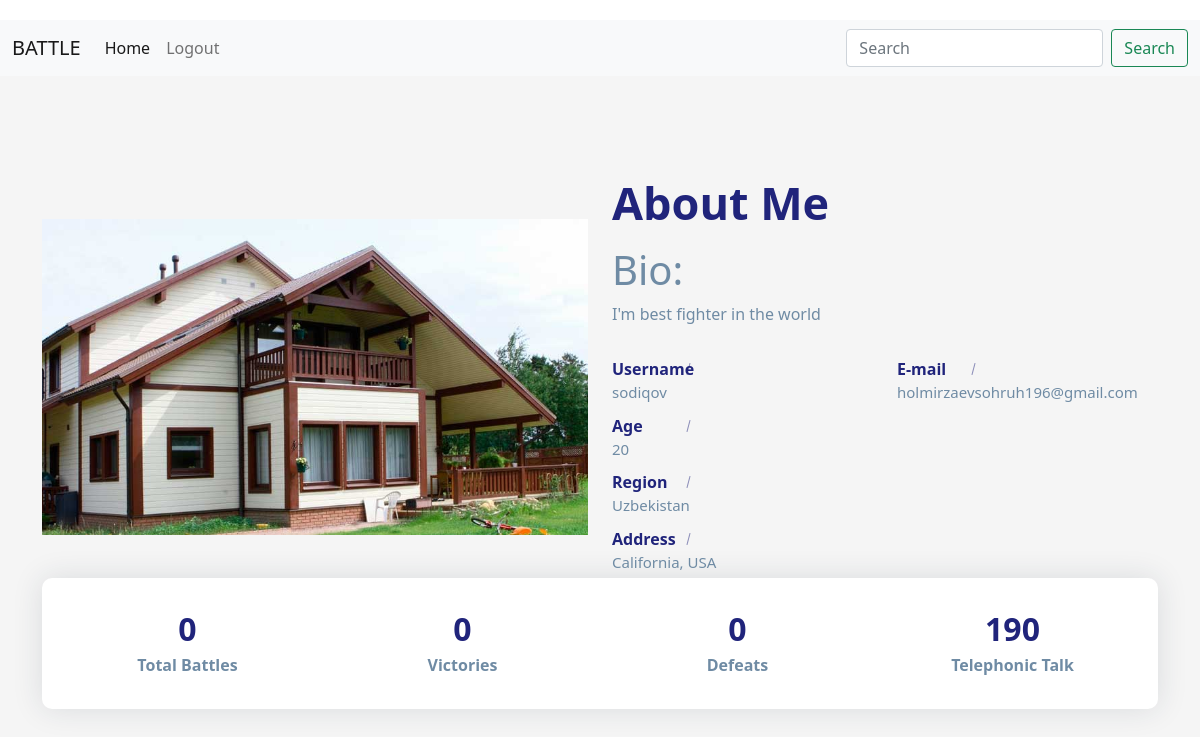
Screenshot of / (signed in) with the database file from the repository.
### battle/models.py (models this page shows)
class CustomeUser(AbstractUser):
    image = models.ImageField()
    age = models.IntegerField(default=20)
    victory = models.IntegerField(default=0)
    defeats = models.IntegerField(default=0)
    all_fighting = models.IntegerField(default=0)
    region = models.CharField(default="Uzbekistan", max_length=50)
    bio = models.CharField(default="I'm best fighter in the world", max_length=200)

### battle/views.py (the view)
# urls.py: path('', home, name='home'),
def home(request):
    return render(request, 'pages/home.html')

### templates/pages/home.html (shortened to what this page needs)
{% extends 'layouts/base.html' %}
{% block content %}
{% if request.user.is_authenticated %}
{% include 'includes/user-info.html' %}
{% endif %}
{% endblock content %}

### templates/includes/user-info.html
{% load static %}
<link rel="stylesheet" href="{% static 'css/user-info.css' %}">
<section class="section about-section gray-bg" id="about">
    <div class="container">
        <div class="row align-items-center flex-row-reverse">
            <div class="col-lg-6">
                <div class="about-text go-to">
                    <h3 class="dark-color">About Me</h3>
                    <p><h1>Bio:</h1> {{ request.user.bio }}</p>
                    <div class="row about-list">
                        <div class="col-md-6">
                            <div class="media">
                                <label>Username</label>
                                <p>{{ request.user.username }}</p>
                            </div>
                            <div class="media">
                                <label>Age</label>
                                <p>{{ request.user.age }}</p>
                            </div>
                            <div class="media">
                                <label>Region</label>
                                <p>{{ request.user.region }}</p>
                            </div>
                            <div class="media">
                                <label>Address</label>
                                <p>California, USA</p>
                            </div>
                        </div>
                        <div class="col-md-6">
                            <div class="media">
                                <label>E-mail</label>
                                <p>{{ request.user.email }}</p>
                            </div>
                        </div>
                    </div>
                </div>
            </div>
            <div class="col-lg-6">
                <div class="about-avatar">
                    {% if request.user.image %}
                    <img src="{{ request.user.image.url }}" title="" alt="error">
                    {% else %}
                    <img src="{% static 'images/user.png' %}" title="" alt="error">
                    {% endif %}
                </div>
            </div>
        </div>
        <div class="counter">
            <div class="row">
                <div class="col-6 col-lg-3">
                    <div class="count-data text-center">
                        <h6 class="count h2">{{ request.user.all_fighting }}</h6>
                        <p class="m-0px font-w-600">Total Battles</p>
                    </div>
                </div>
                <div class="col-6 col-lg-3">
                    <div class="count-data text-center">
                        <h6 class="count h2" data-to="150" data-speed="150">{{ request.user.victory }}</h6>
                        <p class="m-0px font-w-600">Victories</p>
                    </div>
                </div>
                <div class="col-6 col-lg-3">
                    <div class="count-data text-center">
                        <h6 class="count h2" data-to="850" data-speed="850">{{ request.user.defeats }}</h6>
                        <p class="m-0px font-w-600">Defeats</p>
                    </div>
                </div>
                <div class="col-6 col-lg-3">
                    <div class="count-data text-center">
                        <h6 class="count h2" data-to="190" data-speed="190">190</h6>
                        <p class="m-0px font-w-600">Telephonic Talk</p>
                    </div>
                </div>
            </div>
        </div>
    </div>
</section>

### static/css/user-info.css (style rules this page uses)
body { color: #6F8BA4; margin-top:20px; }
.section { padding: 100px 0; position: relative; }
.gray-bg { background-color: #f5f5f5; }
img { max-width: 100%; }
img { vertical-align: middle; border-style: none; }
.about-text h3 { font-size: 45px; font-weight: 700; margin: 0 0 6px; }
.about-text p { font-size: 18px; max-width: 450px; }
.about-list { padding-top: 10px; }
.about-list .media { padding: 5px 0; }
.about-list label { color: #20247b; font-weight: 600; width: 88px; margin: 0; position: relative; }
.about-list label:after { content: ""; position: absolute; top: 0; bottom: 0; right: 11px; width: 1px; height: 12px; background: #20247b; -moz-transform: rotate(15deg); -o-transform: rotate(15deg); -ms-transform: rotate(15deg); -webkit-transform: rotate(15deg); transform: rotate(15deg); margin: auto; opacity: 0.5; }
.about-list p { margin: 0; font-size: 15px; }
.about-section .counter { padding: 22px 20px; background: #ffffff; border-radius: 10px; box-shadow: 0 0 30px rgba(31, 45, 61, 0.125); }
.about-section .counter .count-data { margin-top: 10px; margin-bottom: 10px; }
.about-section .counter .count { font-weight: 700; color: #20247b; margin: 0 0 5px; }
.about-section .counter p { font-weight: 600; margin: 0; }
.dark-color { color: #20247b; }

### rows the page displays
CustomeUser: user.bio "I'm best fighter in the world", user.username "sodiqov", user.age "20", user.region "Uzbekistan", user.email "holmirzaevsohruh196@gmail.com", user.image (picture), user.all_fighting "0", user.victory "0", user.defeats "0"
